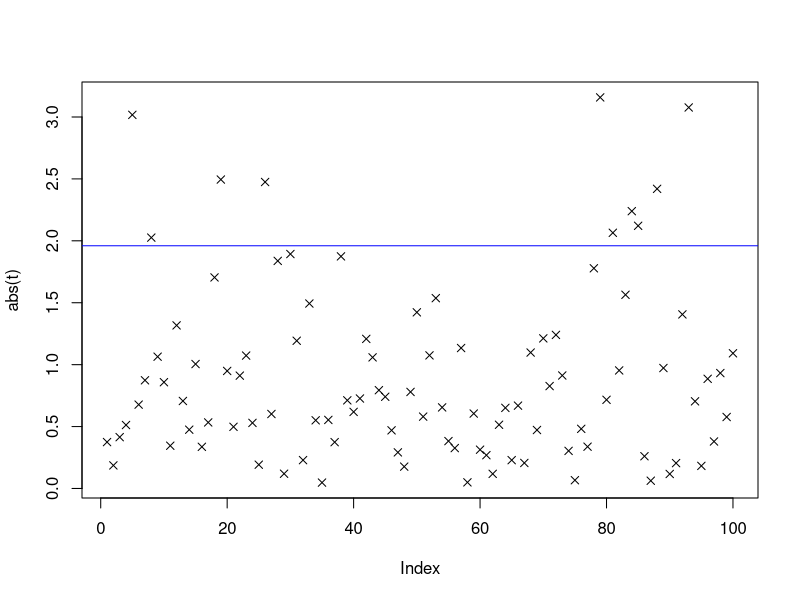

Generate this figure with R:
n 		= 10
J 		= 100
p 		= 0.025
q_p 	= -qnorm(0.025, 0, 1)
t 		= c( rep(0, J) )

for (j in 1:J){
  x   = runif(n)
  t[j]= sqrt(n) * ((mean(x) - 0.5)/sd(x))
  
  
  if (abs(t[j]) > q_p) 
  {
    p_Value = pnorm(abs(t[j]))
    print(t[j])
    print(1 - p_Value)  
  }  
}

plot( abs(t), pch=4 )
abline(h = q_p, col = "blue")